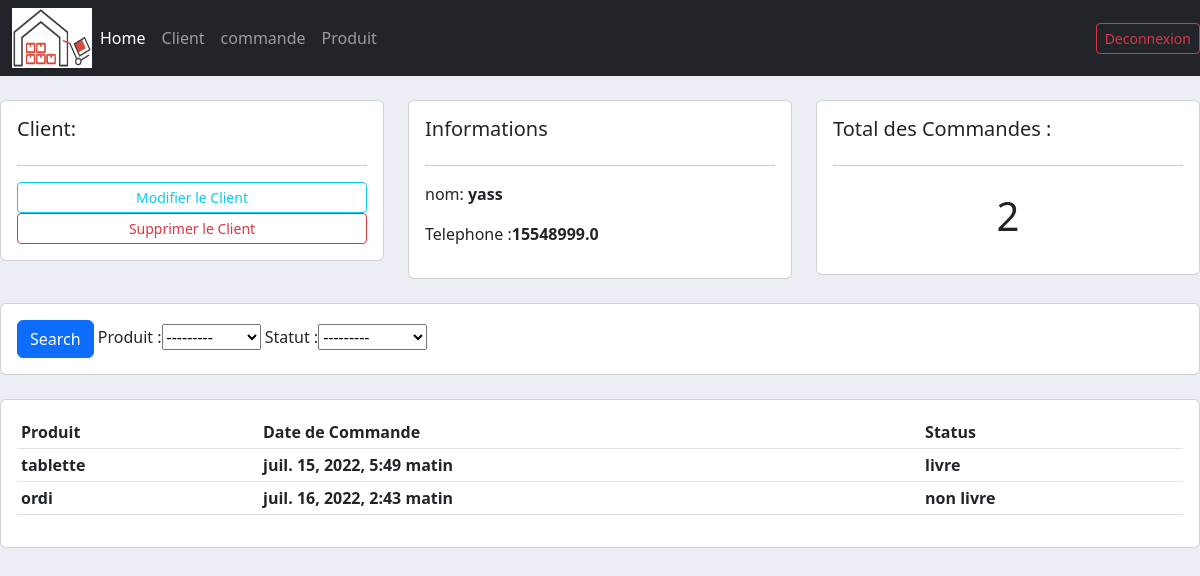
Page /client/3/ (signed in) on the committed database.
### client/models.py (models this page shows, shortened)
class Client(models.Model):
    nom=models.CharField(max_length=200,null=True)
    telephone=models.FloatField(null=True)
    date_creation = models.DateTimeField(auto_now_add=True, null=True)

### commande/models.py (models this page shows)
class Commande(models.Model):
    STATUT=(('en instance' , 'en instance '),
            ('non livre ' , 'non livre'),
            ('livre' , 'livre'))
    client=models.ForeignKey(Client, null=True ,on_delete=models.SET_NULL)
    produit=models.ForeignKey(Produit,null=True, on_delete=models.SET_NULL)
    statut=models.CharField(max_length=200,null=True ,choices=STATUT)
    date_creation=models.DateTimeField(auto_now_add=True,null=True)

### produit/models.py (models this page shows)
class Produit(models.Model):
    nom=models.CharField(max_length=200,null=True)
    prix=models.FloatField(null=True)
    date_creation = models.DateTimeField(auto_now_add=True, null=True)
    tag=models.ManyToManyField(Tag,null=True)
    def __str__(self):
        return self.nom

### client/views.py (the view)
# urls.py: path('/<str:pk>/', views.liste_client ,name="client"),
@login_required(login_url='acces')
def liste_client(request,pk):
    client=Client.objects.get(id=pk)
    commande=client.commande_set.all()
    total_commande=commande.count()
    mon_filtre=CommandeFiltre(request.GET ,queryset=commande)
    commande=mon_filtre.qs
    context={'client':client,'commande':commande,'total':total_commande,'mon_filtre':mon_filtre}
    return render(request,'client/liste_client.html',context)

### templates/client/liste_client.html
{% extends 'main.html' %}
{% block contenu %}
<br xmlns="http://www.w3.org/1999/html">
<div class="row">
	<div class="col-md">
		<div class="card card-body">
			<h5>Client:</h5>
			<hr>
			<a class="btn btn-outline-info  btn-sm btn-block" href="">Modifier le Client</a>
			<a class="btn btn-outline-danger  btn-sm btn-block" href="">Supprimer le Client</a>
		</div>
	</div>
	<div class="col-md">
		<div class="card card-body">
			<h5>Informations</h5>
			<hr>
			<p>nom: <strong>{{client.nom}}</strong></p>
			<p>Telephone  :<strong>{{client.telephone}}</strong></p>
		</div>
	</div>
	<div class="col-md">
		<div class="card card-body">
			<h5>Total des Commandes : </h5>
			<hr>
			<h1 style="text-align: center;padding: 10px">{{total}}</h1>
		</div>
	</div>
</div>
<br>
<div class="row">
	<div class="col">
		<div class="card card-body">
			<form method="get">
		    <button class="btn btn-primary" type="submit">Search</button>
				{{mon_filtre.form}}
		  </form>
		</div>
	</div>
</div>
<br>
<div class="row">
	<div class="col-md">
		<div class="card card-body">
			<table class="table table-sm">
				<tr>
					<th>Produit</th>
					<th>Date de Commande</th>
					<th>Status</th>
				</tr>
				{%for commande in commande %}
				<tr>
				<th>{{commande.produit}}</th>
				<th>{{commande.date_creation}}</th>
				<th>{{commande.statut}}</th>
				</tr>
                {% endfor %}
			</table>
		</div>
	</div>
</div>
{% endblock %}

### static/css/main.css (style rules this page uses)
body { background-color: #ebeff5; }

### rows in the picture
Client: nom "yass", telephone "15548999.0"
Commande: produit "tablette", date_creation "juil. 15, 2022, 5:49 matin", statut "livre"
Commande: produit "ordi", date_creation "juil. 16, 2022, 2:43 matin", statut "non livre"

### other values in the picture
{{ total }} "2"
